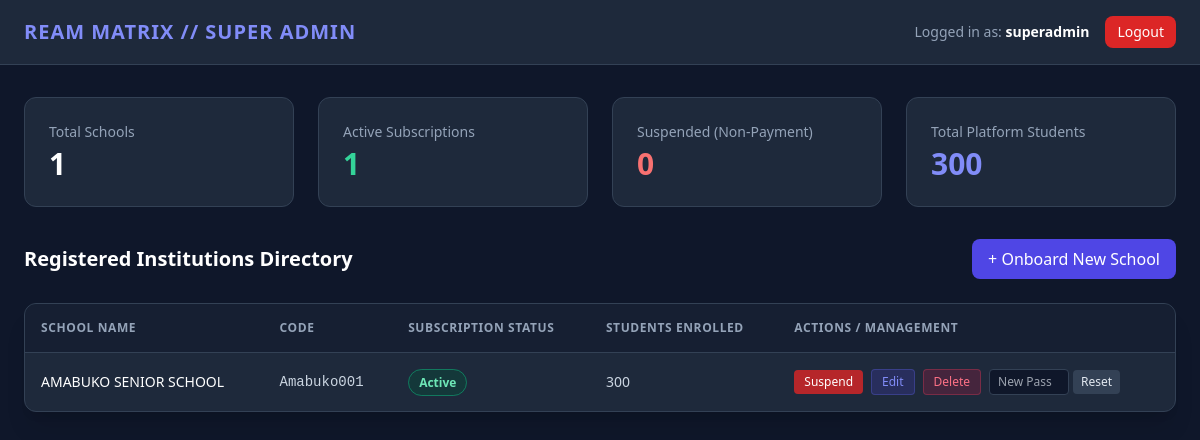
Page /super-admin/dashboard (signed in) on the committed database.
### app/models.py (models this page shows, shortened)
class User(db.Model, UserMixin):
    __tablename__ = 'user'
    id = db.Column(db.Integer, primary_key=True)
    username = db.Column(db.String(100), nullable=False, unique=True)
    password_hash = db.Column(db.String(255), nullable=False)
    role = db.Column(db.String(50), nullable=False)  # 'super_admin', 'school_admin', 'hoi', 'ream_collection', 'exam_officer'
    school_id = db.Column(db.Integer, db.ForeignKey('school.id'), nullable=True)

class School(db.Model):
    __tablename__ = 'school'
    id = db.Column(db.Integer, primary_key=True)
    name = db.Column(db.String(150), nullable=False, unique=True)
    code = db.Column(db.String(50), unique=True, nullable=False)
    is_active = db.Column(db.Boolean, default=True)  # True = Active, False = Suspended for non-payment
    created_at = db.Column(db.DateTime, default=datetime.utcnow)
    users = db.relationship('User', backref='school', lazy=True, cascade='all, delete-orphan')
    students = db.relationship('Student', backref='school', lazy=True, cascade='all, delete-orphan')
    forms = db.relationship('FormGrade', backref='school', lazy=True, cascade='all, delete-orphan')
    streams = db.relationship('Stream', backref='school', lazy=True, cascade='all, delete-orphan')
    settings = db.relationship('SchoolSetting', backref='school', uselist=False, cascade='all, delete-orphan')

### app/routes/super_admin.py (the view)
@super_admin_bp.route('/dashboard')
@login_required
@super_admin_required
def dashboard():
    schools = School.query.all()
    total_schools = len(schools)
    active_schools = sum(1 for s in schools if s.is_active)
    suspended_schools = total_schools - active_schools
    total_students = Student.query.count()
    return render_template('super_admin/dashboard.html',
                           schools=schools,
                           total_schools=total_schools,
                           active_schools=active_schools,
                           suspended_schools=suspended_schools,
                           total_students=total_students)

### app/routes/super_admin.py (called while the page is built)
def super_admin_required(f):
    from functools import wraps
    @wraps(f)
    def decorated_function(*args, **kwargs):
        if not current_user.is_authenticated or current_user.role != 'super_admin':
            flash('Unauthorized access.', 'danger')
            return redirect(url_for('auth.login'))
        return f(*args, **kwargs)
    return decorated_function

### app/templates/super_admin/dashboard.html (shortened to what this page needs)
<!DOCTYPE html>
<html lang="en">
<head>
    <script src="https://cdn.tailwindcss.com"></script>
</head>
<body class="bg-slate-900 text-slate-100 min-h-screen">
    <nav class="bg-slate-800 border-b border-slate-700 px-6 py-4 flex justify-between items-center">
        <h1 class="text-xl font-bold tracking-wider text-indigo-400">REAM MATRIX // SUPER ADMIN</h1>
        <div class="flex items-center space-x-4">
            <span class="text-sm text-slate-400">Logged in as: <strong class="text-white">{{ current_user.username }}</strong></span>
            <a href="{{ url_for('auth.logout') }}" class="px-3 py-1.5 bg-red-600 hover:bg-red-500 text-white text-sm font-medium rounded-lg transition">Logout</a>
        </div>
    </nav>
    <main class="max-w-7xl mx-auto px-6 py-8">
        <div class="grid grid-cols-1 md:grid-cols-4 gap-6 mb-8">
            <div class="bg-slate-800 p-6 rounded-xl border border-slate-700">
                <p class="text-sm text-slate-400">Total Schools</p>
                <h3 class="text-3xl font-bold mt-1 text-white">{{ total_schools }}</h3>
            </div>
            <div class="bg-slate-800 p-6 rounded-xl border border-slate-700">
                <p class="text-sm text-slate-400">Active Subscriptions</p>
                <h3 class="text-3xl font-bold mt-1 text-emerald-400">{{ active_schools }}</h3>
            </div>
            <div class="bg-slate-800 p-6 rounded-xl border border-slate-700">
                <p class="text-sm text-slate-400">Suspended (Non-Payment)</p>
                <h3 class="text-3xl font-bold mt-1 text-red-400">{{ suspended_schools }}</h3>
            </div>
            <div class="bg-slate-800 p-6 rounded-xl border border-slate-700">
                <p class="text-sm text-slate-400">Total Platform Students</p>
                <h3 class="text-3xl font-bold mt-1 text-indigo-400">{{ total_students }}</h3>
            </div>
        </div>
        <div class="flex justify-between items-center mb-6">
            <h2 class="text-xl font-semibold text-white">Registered Institutions Directory</h2>
            <a href="{{ url_for('super_admin.add_school') }}" class="px-4 py-2 bg-indigo-600 hover:bg-indigo-500 text-white font-medium rounded-lg transition">
                + Onboard New School
            </a>
        </div>
        <div class="bg-slate-800 rounded-xl border border-slate-700 overflow-hidden shadow-xl">
            <table class="w-full text-left border-collapse">
                <thead>
                    <tr class="bg-slate-900/50 border-b border-slate-700 text-xs uppercase tracking-wider text-slate-400">
                        <th class="p-4">School Name</th>
                        <th class="p-4">Code</th>
                        <th class="p-4">Subscription Status</th>
                        <th class="p-4">Students Enrolled</th>
                        <th class="p-4">Actions / Management</th>
                    </tr>
                </thead>
                <tbody class="divide-y divide-slate-700 text-sm">
                    {% for school in schools %}
                    <tr class="hover:bg-slate-750 transition">
                        <td class="p-4 font-medium text-white">{{ school.name }}</td>
                        <td class="p-4 text-slate-300 font-mono">{{ school.code }}</td>
                        <td class="p-4">
                            {% if school.is_active %}
                                <span class="px-2.5 py-1 bg-emerald-900/40 border border-emerald-500/50 text-emerald-300 text-xs font-semibold rounded-full">Active</span>
                            {% else %}
                                <span class="px-2.5 py-1 bg-red-900/40 border border-red-500/50 text-red-300 text-xs font-semibold rounded-full">Suspended</span>
                            {% endif %}
                        </td>
                        <td class="p-4 text-slate-300">{{ school.students|length }}</td>
                        <td class="p-4">
                            <div class="flex flex-wrap items-center gap-2">
                                <a href="{{ url_for('super_admin.toggle_school', school_id=school.id) }}" class="px-2.5 py-1 rounded text-xs font-medium transition {% if school.is_active %}bg-red-600/80 hover:bg-red-600 text-white{% else %}bg-emerald-600/80 hover:bg-emerald-600 text-white{% endif %}">
                                    {% if school.is_active %}Suspend{% else %}Activate{% endif %}
                                </a>
                                <a href="{{ url_for('super_admin.edit_school', school_id=school.id) }}" class="px-2.5 py-1 bg-indigo-600/20 text-indigo-400 hover:bg-indigo-600 hover:text-white font-medium rounded text-xs transition border border-indigo-500/30">
                                    Edit
                                </a>
                                <form action="{{ url_for('super_admin.delete_school', school_id=school.id) }}" method="POST" onsubmit="return confirm('Are you sure you want to delete {{ school.name }}? This will permanently remove the school and its associated user accounts.');" class="inline">
                                    <button type="submit" class="px-2.5 py-1 bg-rose-600/20 text-rose-400 hover:bg-rose-600 hover:text-white font-medium rounded text-xs transition border border-rose-500/30">
                                        Delete
                                    </button>
                                </form>
                                <form action="{{ url_for('super_admin.reset_admin_password', school_id=school.id) }}" method="POST" class="inline-flex items-center space-x-1 pt-1 sm:pt-0">
                                    <input type="text" name="new_password" placeholder="New Pass" required class="px-2 py-1 bg-slate-900 border border-slate-700 rounded text-xs text-white w-20 focus:outline-none focus:border-indigo-500">
                                    <button type="submit" class="px-2 py-1 bg-slate-700 hover:bg-slate-600 text-slate-200 text-xs rounded transition">Reset</button>
                                </form>
                            </div>
                        </td>
                    </tr>
                    {% else %}
                    <tr>
                        <td colspan="5" class="p-6 text-center text-slate-400">No schools registered yet. Get started by onboarding one above.</td>
                    </tr>
                    {% endfor %}
                </tbody>
            </table>
        </div>
    </main>
</body>
</html>

### rows in the picture
User: username "superadmin"
School: name "AMABUKO SENIOR SCHOOL", code "Amabuko001", is_active "Active", students|length "300"

### other values in the picture
{{ total_schools }} "1"
{{ active_schools }} "1"
{{ suspended_schools }} "0"
{{ total_students }} "300"
